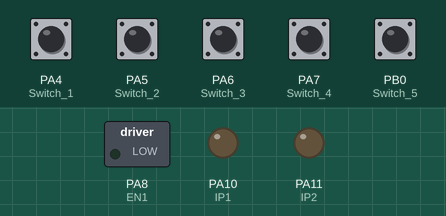
Simulated run of this sketch. Board: STM32 Blue Pill. Shown: switched loads named in the sketch (green lamp = pin HIGH), output pins drawn as LEDs (lit = HIGH). The test bench sets the inputs (shaded band); at power-on: PA4 (Switch_1), PA5 (Switch_2), PA6 (Switch_3), PA7 (Switch_4), PB0 (Switch_5) HIGH.

Above: at 1.2 s.
1.3 s: PA4 (Switch_1) pulled LOW for 0.15 s
At 2.3 s:
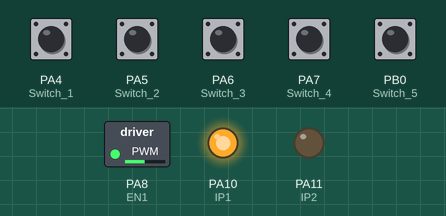
2.9 s: PA6 (Switch_3) pulled LOW for 1 s
At 4.1 s:
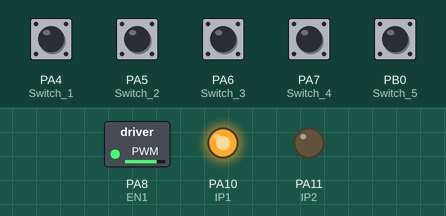
5.4 s: PA5 (Switch_2) pulled LOW for 0.15 s
At 6.6 s:
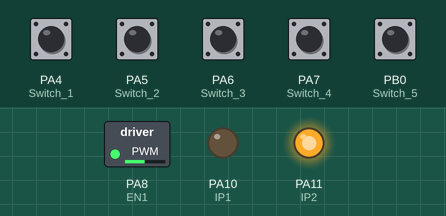
7.0 s: PA6 (Switch_3) pulled LOW for 0.15 s
At 7.9 s:
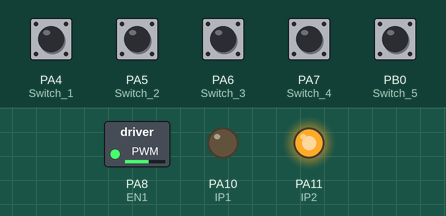
8.6 s: PA6 (Switch_3) pulled LOW for 1 s
At 9.7 s:
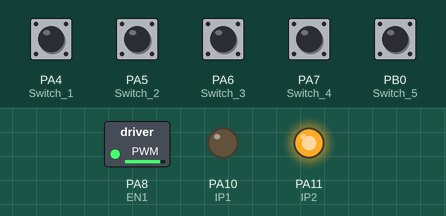
11.1 s: PB0 (Switch_5) pulled LOW for 0.15 s
At 12.2 s:
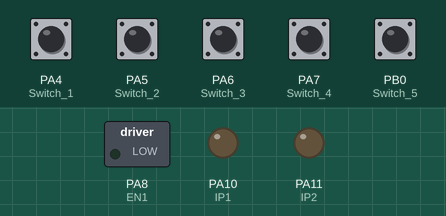
Timing chart, 0 to 13.7 s (numbered marks = the images above; inputs shaded):
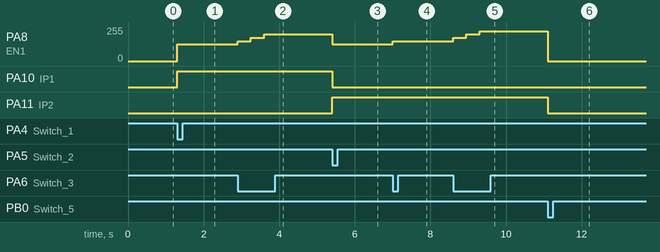

Measured:
- after the input at 1.3 s, PA8 (EN1): 0/255 → 125/255 at once; PA10 (IP1): LOW → HIGH at once
- after the input at 2.9 s, PA8 (EN1): 125/255 → 150/255 at once, → 175/255 0.35 s later, → 200/255 0.35 s later
- after the input at 5.4 s, PA8 (EN1): 200/255 → 125/255 at once; PA10 (IP1): HIGH → LOW at once; PA11 (IP2): LOW → HIGH at once
- after the input at 7.0 s, PA8 (EN1): 125/255 → 150/255 at once
- after the input at 8.6 s, PA8 (EN1): 150/255 → 175/255 at once, → 200/255 0.35 s later, → 225/255 0.35 s later
- after the input at 11.1 s, PA8 (EN1): 225/255 → 0/255 at once; PA11 (IP2): HIGH → LOW at once

The sketch:

DC_MOTOR_PWM.ino
```cpp
int i = 0;

int Switch_1 = PA4; //Start
int Switch_2 = PA5; //REV
int Switch_3 = PA6; //INC
int Switch_4 = PA7; // DEC
int Switch_5 = PB0; // STOP

int SW1;
int SW2;
int SW3;
int SW4;
int SW5;

int IP1 = PA10;
int IP2 = PA11;
int EN1 = PA8;

int motorSpeed = 0;
int val;

void setup() {
  // put your setup code here, to run once:
  pinMode(EN1, OUTPUT);
  pinMode(IP1, OUTPUT);
  pinMode(IP2, OUTPUT);
  pinMode(Switch_1, INPUT_PULLUP);
  pinMode(Switch_2, INPUT_PULLUP);
  pinMode(Switch_3, INPUT_PULLUP);
  pinMode(Switch_4, INPUT_PULLUP);
  pinMode(Switch_5, INPUT_PULLUP);
}

void loop() {
  SW1 = digitalRead(Switch_1);
  SW2 = digitalRead(Switch_2);
  SW3 = digitalRead(Switch_3);
  SW4 = digitalRead(Switch_4);
  SW5 = digitalRead(Switch_5);
  // put your main code here, to run repeatedly:
  // digitalWrite(IP1, HIGH);
  // digitalWrite(IP2, LOW);
  if (SW1 == 0) {

    motorSpeed = 125;
    val = 1;
    analogWrite(EN1, motorSpeed);
    digitalWrite(IP1, HIGH);
    digitalWrite(IP2, LOW);
    delay(350);
  }
  if (SW2 == 0) {

    motorSpeed = 125;
    val = 1;
    analogWrite(EN1, motorSpeed);
    digitalWrite(IP1, LOW);
    digitalWrite(IP2, HIGH);
    delay(350);
  }
  if (SW3 == 0 && val == 1) {

    if(motorSpeed <255)
    {
      motorSpeed = motorSpeed + 25;
    }
    else {
    motorSpeed = 255;
    }

    analogWrite(EN1, motorSpeed);
    delay(350);
  }
  if (SW4 == 0 && val == 1) {

    if(motorSpeed > 50)
    {
      motorSpeed = motorSpeed - 25;
    }
    else {
    motorSpeed = 50;
    }

    analogWrite(EN1, motorSpeed);
    delay(350);
  }
  if (SW5 == 0) {

    motorSpeed = 0;
    //val = 1;
    analogWrite(EN1, motorSpeed);
    digitalWrite(IP1, LOW);
    digitalWrite(IP2, LOW);
    delay(350);
  }

}
```
